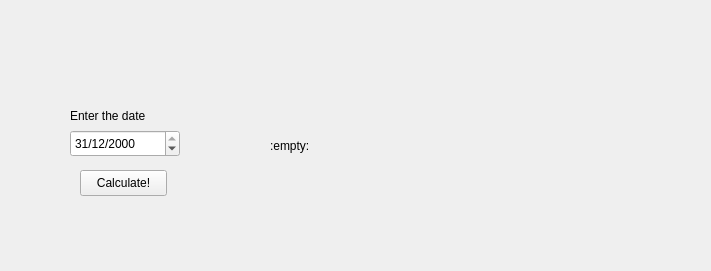
<?xml version="1.0" encoding="UTF-8"?>
<ui version="4.0">
 <class>DayFinder</class>
 <widget class="QMainWindow" name="DayFinder">
  <property name="geometry">
   <rect>
    <x>0</x>
    <y>0</y>
    <width>711</width>
    <height>271</height>
   </rect>
  </property>
  <property name="windowTitle">
   <string>DayFinder</string>
  </property>
  <widget class="QWidget" name="centralwidget">
   <widget class="QDateEdit" name="dateEdit">
    <property name="geometry">
     <rect>
      <x>70</x>
      <y>130</y>
      <width>110</width>
      <height>27</height>
     </rect>
    </property>
    <property name="minimumDateTime">
     <datetime>
      <hour>0</hour>
      <minute>0</minute>
      <second>0</second>
      <year>1752</year>
      <month>9</month>
      <day>12</day>
     </datetime>
    </property>
    <property name="displayFormat">
     <string>d/M/yyyy</string>
    </property>
    <property name="date">
     <date>
      <year>2000</year>
      <month>12</month>
      <day>31</day>
     </date>
    </property>
   </widget>
   <widget class="QLabel" name="dateLabel">
    <property name="geometry">
     <rect>
      <x>70</x>
      <y>100</y>
      <width>111</width>
      <height>31</height>
     </rect>
    </property>
    <property name="text">
     <string>Enter the date</string>
    </property>
   </widget>
   <widget class="QLabel" name="outputLabel">
    <property name="geometry">
     <rect>
      <x>270</x>
      <y>30</y>
      <width>411</width>
      <height>231</height>
     </rect>
    </property>
    <property name="text">
     <string>:empty:</string>
    </property>
   </widget>
   <widget class="QPushButton" name="pushButton">
    <property name="geometry">
     <rect>
      <x>80</x>
      <y>170</y>
      <width>87</width>
      <height>26</height>
     </rect>
    </property>
    <property name="text">
     <string>Calculate!</string>
    </property>
   </widget>
  </widget>
 </widget>
 <resources/>
 <connections/>
</ui>
